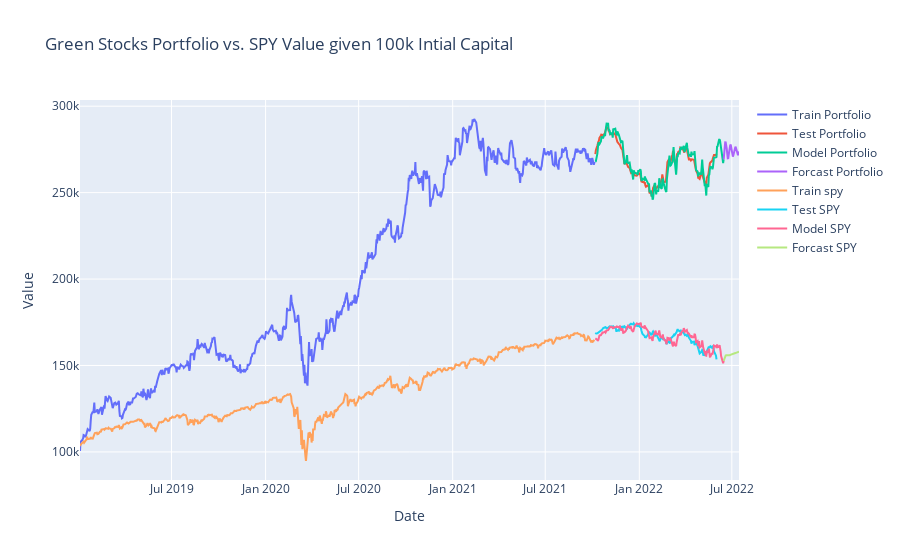

Notebook source saved alongside this figure:
### Code cell
#plot the results
trace1 = go.Scatter(
    x = date_train,
    y = close_train,
    mode = 'lines',
    name = 'Train Portfolio'
)
trace2 = go.Scatter(
    x = date_test,
    y = prediction,
    mode = 'lines',
    name = 'Test Portfolio'
)
trace3 = go.Scatter(
    x = date_test,
    y = close_test,
    mode='lines',
    name = 'Model Portfolio'
)
trace4 = go.Scatter(
    x = forecast_dates,
    y = forecast,
    mode='lines',
    name = 'Forcast Portfolio'
)
trace5 = go.Scatter(
    x = date_train,
    y = close_train_spy,
    mode = 'lines',
    name = 'Train spy'
)
trace6 = go.Scatter(
    x = date_test,
    y = prediction_spy,
    mode = 'lines',
    name = 'Test SPY'
)
trace7 = go.Scatter(
    x = date_test,
    y = close_test_spy,
    mode='lines',
    name = 'Model SPY'
)
trace8 = go.Scatter(
    x = forecast_dates,
    y = forecast_spy,
    mode='lines',
    name = 'Forcast SPY'
)
layout = go.Layout(
    title = "Green Stocks Portfolio vs. SPY Value given 100k Intial Capital",
    xaxis = {'title' : "Date"},
    yaxis = {'title' : "Value"}
)
data=[trace1, trace2, trace3, trace4,trace5, trace6, trace7, trace8]
fig = go.Figure(data, layout=layout)
fig.show()
#pyo.iplot(data, filename = 'basic-line')

### Figure 1 — Plotly figure (JSON) as saved in the notebook; plotly's stock layout.template omitted (floating-point values rounded to 4 significant figures; data arrays with more than 128 entries replaced by an {"elided": "..."} marker saying what was removed)
{"data": [{"mode": "lines", "name": "Train Portfolio", "type": "scatter", "x": {"elided": "696 str values"}, "y": {"elided": "696 float values"}}, {"mode": "lines", "name": "Test Portfolio", "type": "scatter", "x": {"elided": "174 str values"}, "y": {"elided": "164 float values"}}, {"mode": "lines", "name": "Model Portfolio", "type": "scatter", "x": {"elided": "174 str values"}, "y": {"elided": "174 float values"}}, {"mode": "lines", "name": "Forcast Portfolio", "type": "scatter", "x": ["2022-06-15T00:00:00", "2022-06-16T00:00:00", "2022-06-17T00:00:00", "2022-06-18T00:00:00", "2022-06-19T00:00:00", "2022-06-20T00:00:00", "2022-06-21T00:00:00", "2022-06-22T00:00:00", "2022-06-23T00:00:00", "2022-06-24T00:00:00", "2022-06-25T00:00:00", "2022-06-26T00:00:00", "2022-06-27T00:00:00", "2022-06-28T00:00:00", "2022-06-29T00:00:00", "2022-06-30T00:00:00", "2022-07-01T00:00:00", "2022-07-02T00:00:00", "2022-07-03T00:00:00", "2022-07-04T00:00:00", "2022-07-05T00:00:00", "2022-07-06T00:00:00", "2022-07-07T00:00:00", "2022-07-08T00:00:00", "2022-07-09T00:00:00", "2022-07-10T00:00:00", "2022-07-11T00:00:00", "2022-07-12T00:00:00", "2022-07-13T00:00:00", "2022-07-14T00:00:00", "2022-07-15T00:00:00"], "y": [269200.0, 275000.0, 277200.0, 279000.0, 279000.0, 277900.0, 275500.0, 272600.0, 269900.0, 269900.0, 272100.0, 275100.0, 276900.0, 277800.0, 277400.0, 276000.0, 273800.0, 271800.0, 270800.0, 271600.0, 273300.0, 275200.0, 276300.0, 276600.0, 275900.0, 274500.0, 272900.0, 271800.0, 271700.0, 272500.0, 273800.0]}, {"mode": "lines", "name": "Train spy", "type": "scatter", "x": {"elided": "696 str values"}, "y": {"elided": "695 float values"}}, {"mode": "lines", "name": "Test SPY", "type": "scatter", "x": {"elided": "174 str values"}, "y": {"elided": "164 float values"}}, {"mode": "lines", "name": "Model SPY", "type": "scatter", "x": {"elided": "174 str values"}, "y": {"elided": "174 float values"}}, {"mode": "lines", "name": "Forcast SPY", "type": "scatter", "x": ["2022-06-15T00:00:00", "2022-06-16T00:00:00", "2022-06-17T00:00:00", "2022-06-18T00:00:00", "2022-06-19T00:00:00", "2022-06-20T00:00:00", "2022-06-21T00:00:00", "2022-06-22T00:00:00", "2022-06-23T00:00:00", "2022-06-24T00:00:00", "2022-06-25T00:00:00", "2022-06-26T00:00:00", "2022-06-27T00:00:00", "2022-06-28T00:00:00", "2022-06-29T00:00:00", "2022-06-30T00:00:00", "2022-07-01T00:00:00", "2022-07-02T00:00:00", "2022-07-03T00:00:00", "2022-07-04T00:00:00", "2022-07-05T00:00:00", "2022-07-06T00:00:00", "2022-07-07T00:00:00", "2022-07-08T00:00:00", "2022-07-09T00:00:00", "2022-07-10T00:00:00", "2022-07-11T00:00:00", "2022-07-12T00:00:00", "2022-07-13T00:00:00", "2022-07-14T00:00:00", "2022-07-15T00:00:00"], "y": [152700.0, 153900.0, 154600.0, 155300.0, 155800.0, 156000.0, 156000.0, 155800.0, 155600.0, 155600.0, 155600.0, 155800.0, 155900.0, 156100.0, 156300.0, 156400.0, 156500.0, 156600.0, 156700.0, 156800.0, 156900.0, 157000.0, 157100.0, 157200.0, 157300.0, 157400.0, 157540, 157600.0, 157800.0, 157900.0, 157968]}], "layout": {"autosize": true, "title": {"text": "Green Stocks Portfolio vs. SPY Value given 100k Intial Capital"}, "xaxis": {"autorange": true, "range": ["2019-01-03", "2022-07-15"], "title": {"text": "Date"}, "type": "date"}, "yaxis": {"autorange": true, "range": [83750.0, 303600.0], "title": {"text": "Value"}, "type": "linear"}}}
